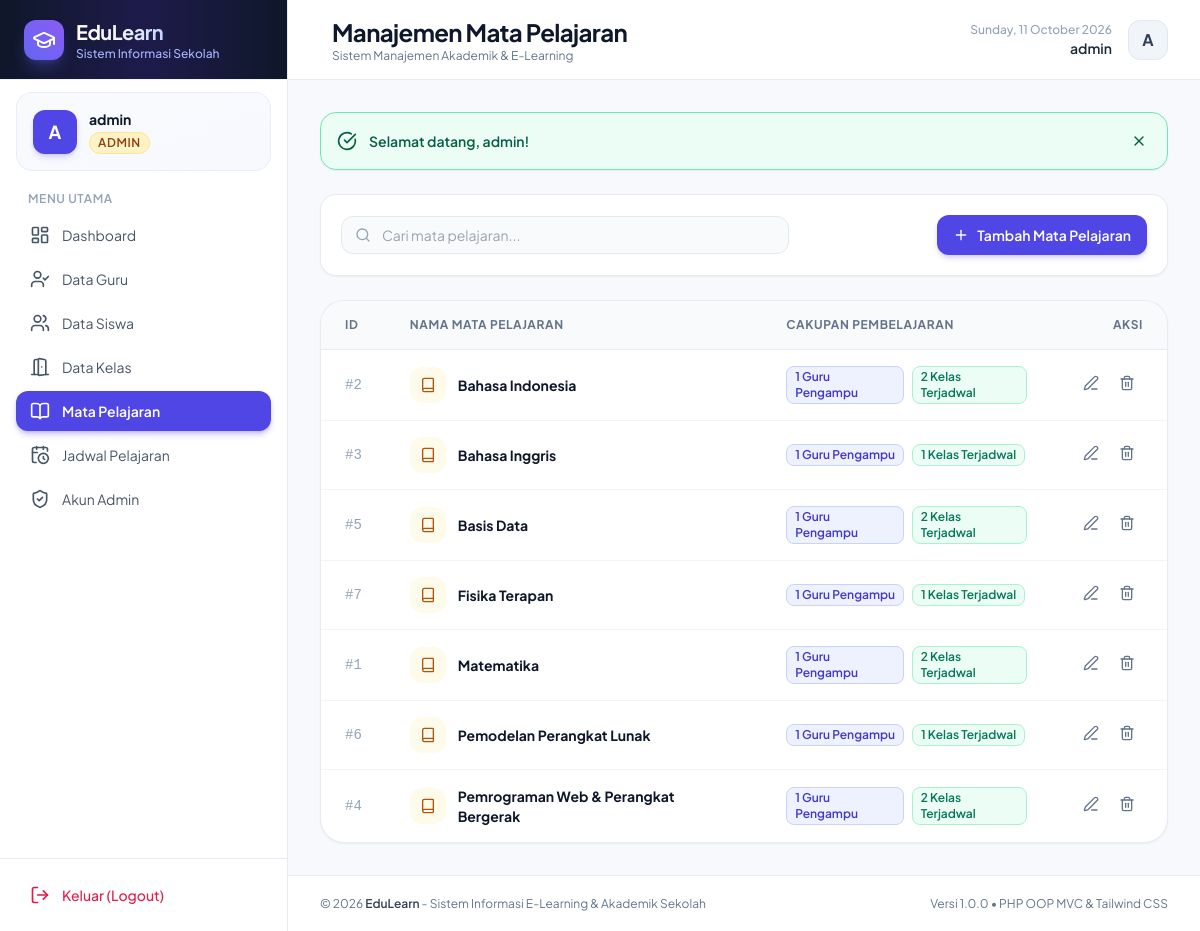
The app's page /admin/pelajaran (signed in) with its own data.
### tables this page shows
CREATE TABLE `pelajaran` (
    `pelajaran_id` INT AUTO_INCREMENT PRIMARY KEY,
    `nama_pelajaran` VARCHAR(100) NOT NULL,
    `created_at` TIMESTAMP DEFAULT CURRENT_TIMESTAMP
);

### app/controllers/AdminController.php (called while the page is built, shortened)
<?php
require_once __DIR__ . '/../core/Controller.php';
class AdminController extends Controller {
    public function pelajaran() {
        $pelajaranModel = $this->model('Pelajaran');
        $pelajaranList = $pelajaranModel->getAllWithStats();
        $this->view('admin/pelajaran', [
            'title' => 'Manajemen Mata Pelajaran',
            'pelajaranList' => $pelajaranList
        ]);
    }
}

### app/core/App.php (called while the page is built, shortened)
<?php
class App {
    protected string $method = 'index';
    public function __construct() {
        $url = $this->parseUrl();
        $targetController = ucfirst(strtolower($url[0])) . 'Controller';
        $controllerFile = __DIR__ . '/../controllers/' . $targetController . '.php';
        if (file_exists($controllerFile)) {
            unset($url[0]);
        } else {
            $this->render404("Halaman atau modul '{$url[0]}' tidak ditemukan.");
            return;
        }
        $this->controller = new $this->controllerName();
        if (isset($url[1])) {
            $methodName = $url[1];
            if (method_exists($this->controller, $methodName)) {
                $this->method = $methodName;
                unset($url[1]);
            } else {
                $this->render404("Aksi '{$methodName}' tidak ditemukan pada modul ini.");
                return;
            }
        }
        $this->params = $url ? array_values($url) : [];
        call_user_func_array([$this->controller, $this->method], $this->params);
    }
    protected function parseUrl(): array {
        if (!empty($_GET['url'])) {
            return explode('/', filter_var(rtrim($_GET['url'], '/'), FILTER_SANITIZE_URL));
        }
        return [];
    }
}

### public/index.php (called while the page is built)
<?php
require_once __DIR__ . '/../config/config.php';
require_once __DIR__ . '/../app/core/Controller.php';
require_once __DIR__ . '/../app/core/App.php';
$app = new App();

### config/database.php (called while the page is built)
<?php
class DatabaseConfig {
    public static function getDsn() {
        return "mysql:host=" . DB_HOST . ";port=" . DB_PORT . ";dbname=" . DB_NAME . ";charset=utf8mb4";
    }
    public static function getOptions() {
        return [
            PDO::ATTR_ERRMODE            => PDO::ERRMODE_EXCEPTION,
            PDO::ATTR_DEFAULT_FETCH_MODE => PDO::FETCH_ASSOC,
            PDO::ATTR_EMULATE_PREPARES   => false,
        ];
    }
}

### app/models/Database.php (called while the page is built, shortened)
<?php
require_once __DIR__ . '/../../config/database.php';
class Database {
    private static ?Database $instance = null;
    private ?PDO $pdo = null;
    private $stmt = null;
    private function __construct() {
        try {
            $this->pdo = new PDO(
                DatabaseConfig::getDsn(),
                DB_USER,
                DB_PASS,
                DatabaseConfig::getOptions()
            );
        } catch (PDOException $e) {
            die("Database Connection Error: " . $e->getMessage());
        }
    }
    public static function getInstance(): Database {
        if (self::$instance === null) {
            self::$instance = new self();
        }
        return self::$instance;
    }
    public function query(string $sql, array $params = []): self {
        $this->stmt = $this->pdo->prepare($sql);
        $this->stmt->execute($params);
        return $this;
    }
    public function fetchAll(string $sql, array $params = []): array {
        $this->query($sql, $params);
        return $this->stmt->fetchAll();
    }
}

### app/models/Pelajaran.php (called while the page is built, shortened)
<?php
require_once __DIR__ . '/Database.php';
class Pelajaran {
    private Database $db;
    public function __construct() {
        $this->db = Database::getInstance();
    }
    public function getAllWithStats(): array {
        $sql = "SELECT p.pelajaran_id, p.nama_pelajaran, p.created_at,
                       COUNT(DISTINCT j.id_guru) as total_guru,
                       COUNT(DISTINCT j.id_kelas) as total_kelas,
                       COUNT(DISTINCT n.nilai_id) as total_nilai
                FROM `pelajaran` p
                LEFT JOIN `jadwal` j ON p.pelajaran_id = j.pelajaran_id
                LEFT JOIN `nilai` n ON p.pelajaran_id = n.pelajaran_id
                GROUP BY p.pelajaran_id, p.nama_pelajaran, p.created_at
                ORDER BY p.nama_pelajaran ASC";
        return $this->db->fetchAll($sql);
    }
}

### config/config.php (called while the page is built, shortened)
<?php
function url($path = '') {
    $path = ltrim($path, '/');
    return BASE_URL . ($path ? '/' . $path : '');
}

### app/views/admin/pelajaran.php (the view, shortened to what this page needs)
<?php require_once __DIR__ . '/../layouts/header.php'; ?>
<div class="space-y-6">
    <div class="flex flex-col sm:flex-row sm:items-center sm:justify-between gap-4 bg-white p-5 rounded-2xl border border-slate-200/80 shadow-sm">
        <div class="relative flex-1 max-w-md">
            <div class="absolute inset-y-0 left-0 pl-3.5 flex items-center pointer-events-none text-slate-400">
            </div>
            <input type="text" id="pelajaranSearch" onkeyup="filterTable('pelajaranSearch', 'pelajaranTable')"
                   placeholder="Cari mata pelajaran..."
                   class="w-full pl-10 pr-4 py-2 rounded-xl border border-slate-200 text-sm focus:outline-none focus:ring-2 focus:ring-indigo-500 bg-slate-50 focus:bg-white transition-all">
        </div>
        <button type="button" onclick="openAddPelajaranModal()" class="inline-flex items-center justify-center px-4 py-2.5 rounded-xl bg-indigo-600 hover:bg-indigo-700 text-white text-sm font-semibold shadow-md shadow-indigo-600/20 transition-all">
            <i data-lucide="plus" class="w-4 h-4 mr-2"></i>
            <span>Tambah Mata Pelajaran</span>
        </button>
    </div>
    <div class="bg-white rounded-3xl border border-slate-200/80 shadow-sm overflow-hidden">
        <div class="overflow-x-auto">
            <table class="w-full text-left text-sm" id="pelajaranTable">
                <thead class="bg-slate-50 border-b border-slate-200/80 text-slate-500 text-xs uppercase font-bold tracking-wider">
                    <tr>
                        <th class="py-4 px-6">ID</th>
                        <th class="py-4 px-6">Nama Mata Pelajaran</th>
                        <th class="py-4 px-6">Cakupan Pembelajaran</th>
                        <th class="py-4 px-6 text-right">Aksi</th>
                    </tr>
                </thead>
                <tbody class="divide-y divide-slate-100">
                    <?php if (empty($pelajaranList)): ?>
                        <tr>
                            <td colspan="4" class="py-8 text-center text-slate-400">Belum ada mata pelajaran.</td>
                        </tr>
                    <?php else: ?>
                        <?php foreach ($pelajaranList as $p): ?>
                            <tr class="hover:bg-slate-50/60 transition-colors">
                                <td class="py-4 px-6 text-slate-400 font-mono font-medium">#<?= $p['pelajaran_id'] ?></td>
                                <td class="py-4 px-6">
                                    <div class="flex items-center space-x-3">
                                        <div class="w-9 h-9 rounded-xl bg-amber-50 text-amber-700 flex items-center justify-center font-bold text-xs">
                                            <i data-lucide="book" class="w-4 h-4"></i>
                                        </div>
                                        <span class="font-bold text-slate-900"><?= htmlspecialchars($p['nama_pelajaran']) ?></span>
                                    </div>
                                </td>
                                <td class="py-4 px-6">
                                    <div class="flex items-center space-x-2">
                                        <span class="inline-flex items-center px-2 py-0.5 rounded-lg text-xs font-semibold bg-indigo-50 text-indigo-700 border border-indigo-200">
                                            <?= $p['total_guru'] ?? 0 ?> Guru Pengampu
                                        </span>
                                        <span class="inline-flex items-center px-2 py-0.5 rounded-lg text-xs font-semibold bg-emerald-50 text-emerald-700 border border-emerald-200">
                                            <?= $p['total_kelas'] ?? 0 ?> Kelas Terjadwal
                                        </span>
                                    </div>
                                </td>
                                <td class="py-4 px-6 text-right">
                                    <div class="inline-flex items-center space-x-1">
                                        <button type="button"
                                                onclick="openEditPelajaranModal(<?= $p['pelajaran_id'] ?>, '<?= htmlspecialchars(addslashes($p['nama_pelajaran'])) ?>')"
                                                class="p-2 rounded-lg text-slate-500 hover:text-indigo-600 hover:bg-indigo-50 transition-colors" title="Edit">
                                            <i data-lucide="edit-3" class="w-4 h-4"></i>
                                        </button>
                                        <button type="button"
                                                onclick="triggerDelete('<?= url('admin/pelajaranDelete/' . $p['pelajaran_id']) ?>', 'Hapus Pelajaran', 'Apakah Anda yakin ingin menghapus mata pelajaran <?= htmlspecialchars(addslashes($p['nama_pelajaran'])) ?>? Semua jadwal dan nilai terkait akan terhapus.')"
                                                class="p-2 rounded-lg text-slate-500 hover:text-rose-600 hover:bg-rose-50 transition-colors" title="Hapus">
                                            <i data-lucide="trash-2" class="w-4 h-4"></i>
                                        </button>
                                    </div>
                                </td>
                            </tr>
                        <?php endforeach; ?>
                    <?php endif; ?>
                </tbody>
            </table>
        </div>
    </div>
</div>
<?php require_once __DIR__ . '/../layouts/footer.php'; ?>

### public/assets/css/custom.css (style rules this page uses)
* { -webkit-font-smoothing: antialiased; -moz-osx-font-smoothing: grayscale; }

### records on screen
pelajaran: pelajaran_id "2", nama_pelajaran "Bahasa Indonesia", total_guru "1", total_kelas "2"
pelajaran: pelajaran_id "3", nama_pelajaran "Bahasa Inggris", total_guru "1", total_kelas "1"
pelajaran: pelajaran_id "5", nama_pelajaran "Basis Data", total_guru "1", total_kelas "2"
pelajaran: pelajaran_id "7", nama_pelajaran "Fisika Terapan", total_guru "1", total_kelas "1"
pelajaran: pelajaran_id "1", nama_pelajaran "Matematika", total_guru "1", total_kelas "2"
pelajaran: pelajaran_id "6", nama_pelajaran "Pemodelan Perangkat Lunak", total_guru "1", total_kelas "1"
pelajaran: pelajaran_id "4", nama_pelajaran "Pemrograman Web & Perangkat Bergerak", total_guru "1", total_kelas "2"

### other values on screen
substr($displayName, 0, 1) "A"
$displayName "admin"
$role "ADMIN"
$title "Manajemen Mata Pelajaran"
$flash['message'] "Selamat datang, admin!"
APP_NAME "EduLearn"
APP_DESC "Sistem Informasi E-Learning & Akademik Sekolah"
APP_VERSION "1.0.0"
